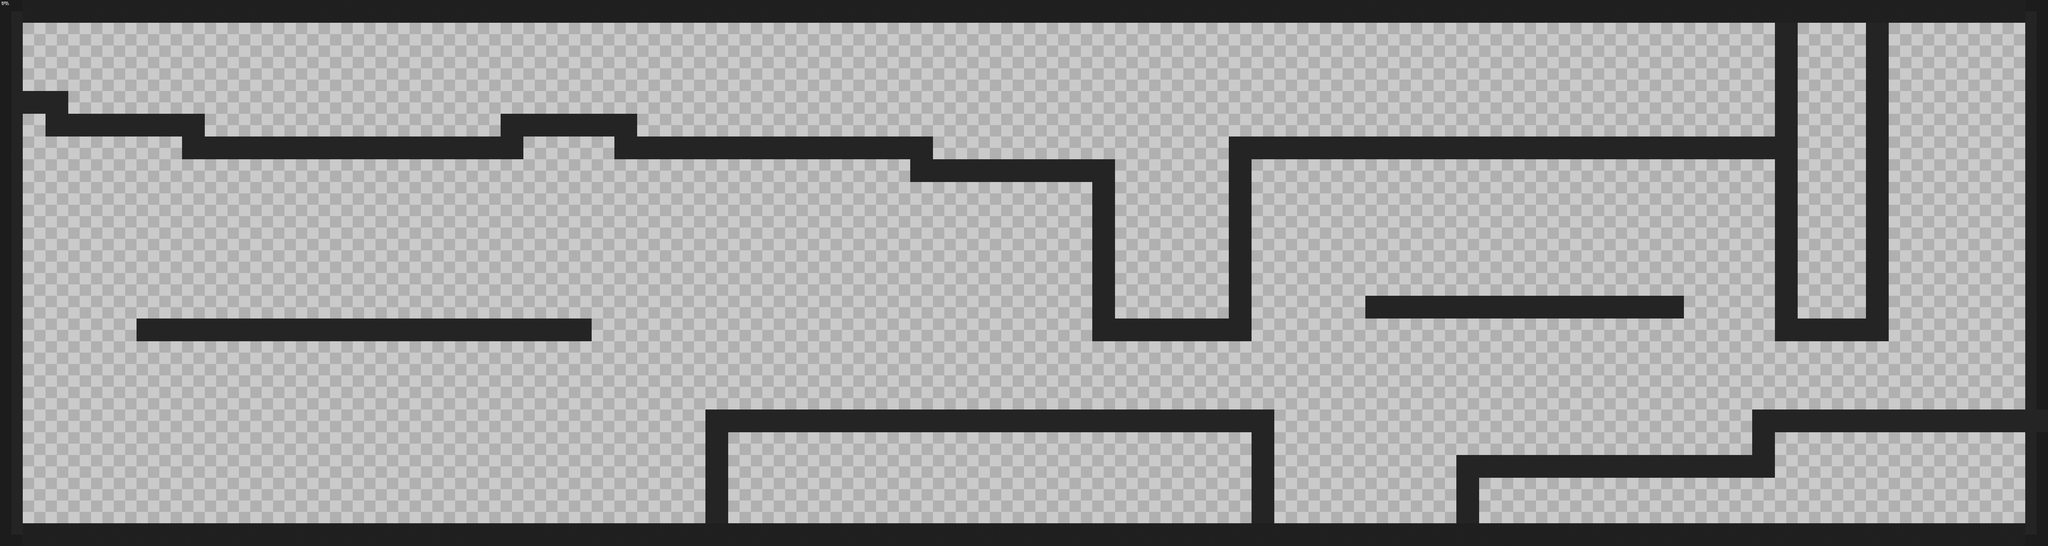

Below is a game level as drawn by its tile map, then a one-line description and the .tmx that defines it (tile-layer data replaced by summaries):
An orthogonal 90x24 tile map with 64x64 px tiles, 3 tile layers (Background, PlayLayer, Foreground) and 5 objects (Player1, Player2, Finish, Trapdoor, Lever).

<map version="1.4" tiledversion="1.4.3" orientation="orthogonal" renderorder="right-down" width="90" height="24" tilewidth="64" tileheight="64" infinite="0" nextlayerid="6" nextobjectid="6">
 <tileset firstgid="1" name="PrototypeSprites" tilewidth="64" tileheight="64" tilecount="104" columns="26">
  <image source="SpriteSheets/PrototypeLightAndDark.png" width="1664" height="256" />
 </tileset>
 <layer id="1" name="Background" width="90" height="24">
  <data>[2160 cells, 1936 non-empty, 1 distinct tile ids]</data>
 </layer>
 <layer id="2" name="PlayLayer" width="90" height="24">
  <data>[2160 cells, 448 non-empty, 9 distinct tile ids]</data>
 </layer>
 <layer id="3" name="Foreground" width="90" height="24">
  <data>[2160 cells, 0 non-empty, 0 distinct tile ids]</data>
 </layer>
 <objectgroup id="4" name="Player">
  <object id="1" name="Player1" type="Player1" x="576" y="1408" width="64" height="64">
   <properties>
    <property name="IsTutorial" type="bool" value="true" />
    <property name="Time" type="int" value="100" />
   </properties>
  </object>
  <object id="2" name="Player2" type="Player2" x="1024" y="1408" width="64" height="64">
   <properties>
    <property name="IsTutorial" type="bool" value="true" />
   </properties>
  </object>
  <object id="3" name="Finish" type="Finish" x="5632" y="63.6364" width="64" height="1085.82">
   <properties>
    <property name="ToLevel" type="int" value="0" />
   </properties>
  </object>
 </objectgroup>
 <objectgroup id="5" name="Traps">
  <object id="4" name="Trapdoor3" type="Trapdoor" x="5120" y="960" width="64" height="192">
   <properties>
    <property name="ID" type="int" value="3" />
   </properties>
  </object>
  <object id="5" name="Lever3" type="Lever" x="4224" y="1216" width="64" height="64">
   <properties>
    <property name="ID" type="int" value="3" />
   </properties>
  </object>
 </objectgroup>
</map>
